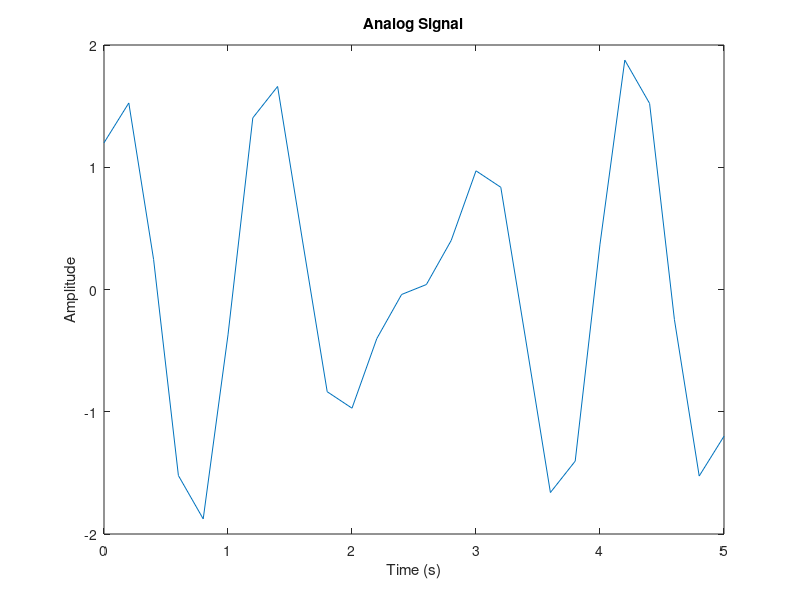
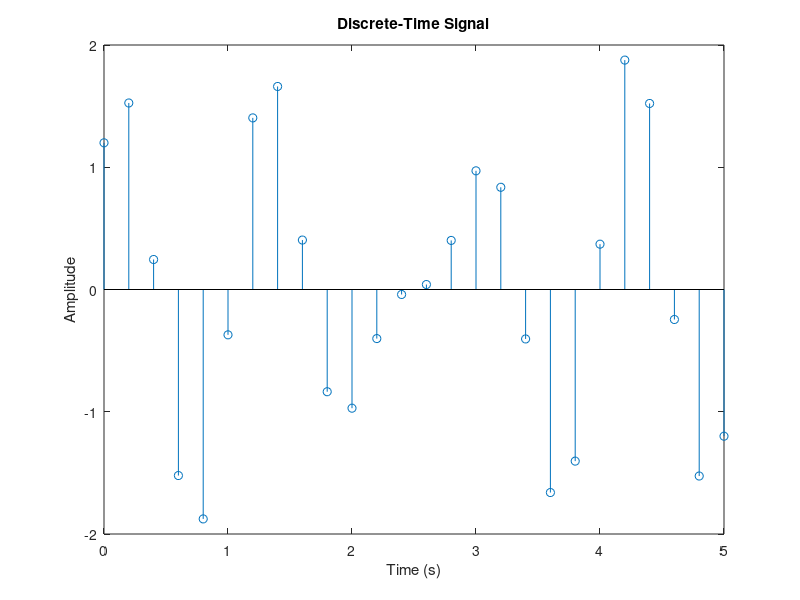
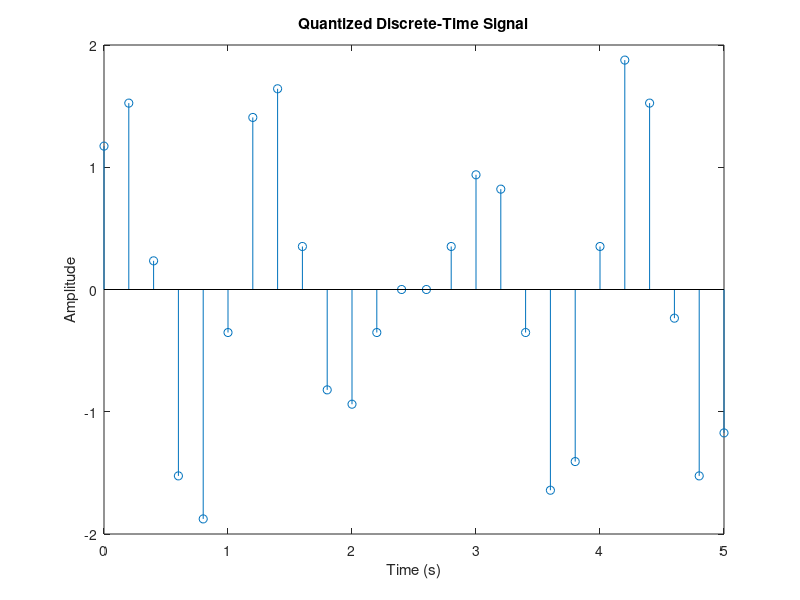
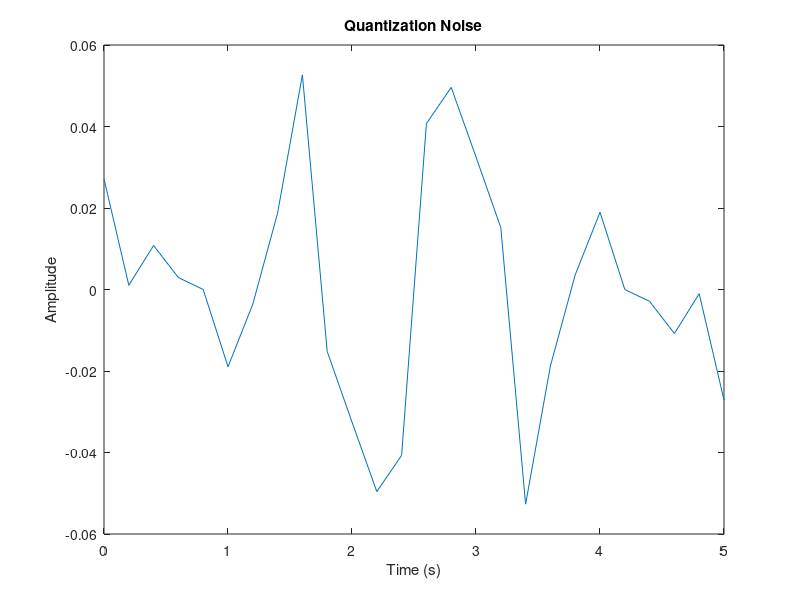

Source code (MATLAB) for these figures, in order:
% Author: [Your Name]
% MATLAB script to analyze and process an analog signal

% User inputs
T = input('Enter the time duration in seconds (T): ');
Fs = input('Enter the sampling frequency (Fs): ');
n_bits = input('Enter the number of bits of coding: ');

% Signal parameters
A = 1; % Amplitude
F = 1; % Frequency

% Time vector
t = 0:1/Fs:T;

% Analog signal
x_t = A * (0.8 * sin(2 * pi * F * t) + 1.2 * cos(2 * pi * 0.7 * F * t));

% Nyquist rate
nyquist_rate = 2 * F;

% Normalized frequencies
normalized_freq = F / Fs;

% Number of quantization levels
L = 2^n_bits;

% Dynamic range
dynamic_range = 20 * log10(L);

% Quantization step size
delta = (max(x_t) - min(x_t)) / L;

% Quantized signal
x_q = round(x_t / delta) * delta;

% Quantization noise
quantization_noise = x_t - x_q;

% Signal-to-Quantization-Noise Ratio (SQNR)
sqnr = 10 * log10(mean(x_t.^2) / mean(quantization_noise.^2));

% RMS Noise
rms_noise = sqrt(mean(quantization_noise.^2));

% Recovered analog signal (simple zero-order hold)
x_recovered = x_q;

% Plotting
figure;
plot(t, x_t);
title('Analog Signal');
xlabel('Time (s)');
ylabel('Amplitude');

figure;
stem(t, x_t);
title('Discrete-Time Signal');
xlabel('Time (s)');
ylabel('Amplitude');

figure;
stem(t, x_q);
title('Quantized Discrete-Time Signal');
xlabel('Time (s)');
ylabel('Amplitude');

figure;
plot(t, quantization_noise);
title('Quantization Noise');
xlabel('Time (s)');
ylabel('Amplitude');

figure;
plot(t, x_recovered);
title('Recovered Analog Signal');
xlabel('Time (s)');
ylabel('Amplitude');

% Display results
fprintf('Nyquist rate: %.2f Hz\n', nyquist_rate);
fprintf('Normalized frequency: %.2f\n', normalized_freq);
fprintf('Number of quantization levels: %d\n', L);
fprintf('Dynamic range: %.2f dB\n', dynamic_range);
fprintf('SQNR: %.2f dB\n', sqnr);
fprintf('RMS Noise: %.2f\n', rms_noise);

% Conclusion and discussion
disp('Conclusion:');
disp('Observe the changes in the input values and their effect on the results.');

disp('Discussion:');
disp('a) The sampling frequency affects the resolution of the discrete-time signal.');
disp('b) The number of bits of coding affects the quantization levels and dynamic range.');
disp('c) The Nyquist rate is twice the maximum frequency of the signal.');
disp('d) Normalized frequencies are the actual frequencies divided by the sampling frequency.');
disp('e) The number of quantization levels is determined by the number of bits.');
disp('f) Dynamic range is the ratio of the largest to smallest signal levels.');
disp('g) SQNR is the ratio of signal power to quantization noise power.');
disp('h) RMS Noise is the root mean square of the quantization noise.');
disp('i) The analog signal is the continuous signal.');
disp('j) The discrete-time signal is the sampled version of the analog signal.');
disp('k) The quantized discrete-time signal is the digitized version of the discrete-time signal.');
disp('l) Quantization noise is the difference between the analog signal and the quantized signal.');